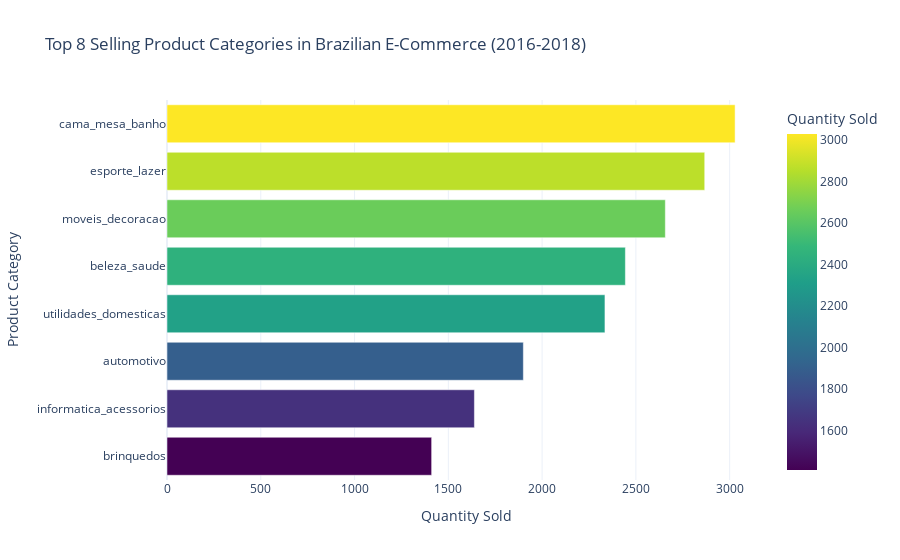

The cell this chart's notebook holds for it:
### Code cell
top=categorie_sales.head(8)

import plotly.express as px

plot3 = px.bar(top, 
              x="qty", 
              y="product", 
              orientation='h', 
              title='Top 8 Selling Product Categories in Brazilian E-Commerce (2016-2018)',
              labels={'qty': 'Quantity Sold', 'product': 'Product Category'},  # Adding axis labels
              color='qty',  # color based on 'qty'
              color_continuous_scale=px.colors.sequential.Viridis,  # color scheme
              template='plotly_white'  # clean layout
             )


plot3.update_layout(yaxis={'categoryorder':'total ascending'})


plot3.update_yaxes(tickfont=dict(size=12))

iplot(plot3)

### Figure 1 — Plotly figure (JSON) as saved in the notebook; plotly's stock layout.template omitted (floating-point values rounded to 4 significant figures)
{"data": [{"alignmentgroup": "True", "hovertemplate": "Quantity Sold=%{marker.color}<br>Product Category=%{y}<extra></extra>", "legendgroup": "", "marker": {"color": [3029, 2867, 2657, 2444, 2335, 1900, 1639, 1411], "coloraxis": "coloraxis", "pattern": {"shape": ""}}, "name": "", "offsetgroup": "", "orientation": "h", "showlegend": false, "textposition": "auto", "type": "bar", "x": [3029, 2867, 2657, 2444, 2335, 1900, 1639, 1411], "xaxis": "x", "y": ["cama_mesa_banho", "esporte_lazer", "moveis_decoracao", "beleza_saude", "utilidades_domesticas", "automotivo", "informatica_acessorios", "brinquedos"], "yaxis": "y"}], "layout": {"barmode": "relative", "coloraxis": {"colorbar": {"title": {"text": "Quantity Sold"}}, "colorscale": [[0, "#440154"], [0.1111, "#482878"], [0.2222, "#3e4989"], [0.3333, "#31688e"], [0.4444, "#26828e"], [0.5556, "#1f9e89"], [0.6667, "#35b779"], [0.7778, "#6ece58"], [0.8889, "#b5de2b"], [1, "#fde725"]]}, "legend": {"tracegroupgap": 0}, "title": {"text": "Top 8 Selling Product Categories in Brazilian E-Commerce (2016-2018)"}, "xaxis": {"anchor": "y", "domain": [0, 1], "title": {"text": "Quantity Sold"}}, "yaxis": {"anchor": "x", "categoryorder": "total ascending", "domain": [0, 1], "tickfont": {"size": 12}, "title": {"text": "Product Category"}}}}
